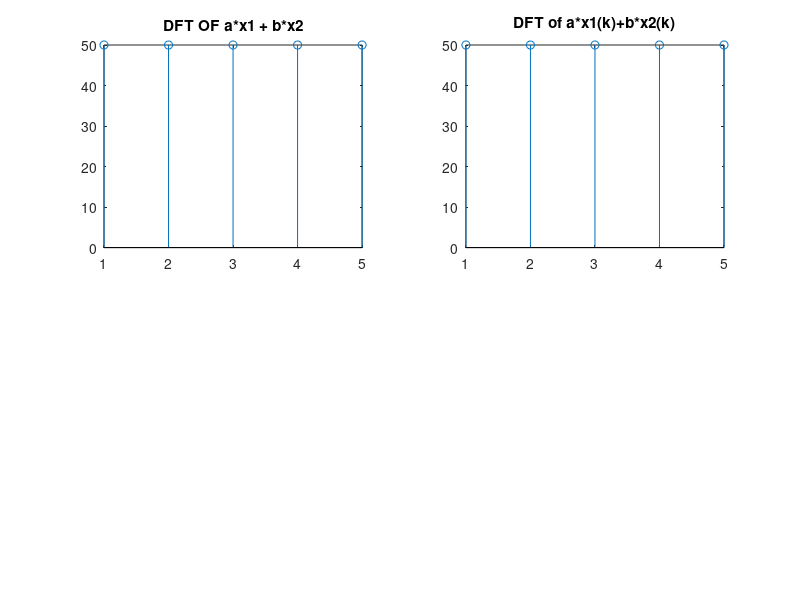

This chart was generated by the following MATLAB code:
%Linearity Property of DFT:
clc;
clear;
close all;
N = input('How many point DFT you want?');
x1 = input('Enter the first sequence=');
x2 = input('Enter the second sequence=');
a = input('Enter the first constant=');
b = input('Enter the second constant=');
n1 = length(x1);
n2 = length(x2);
c = zeros(N);
x1 = [x1 zeros(1,N-n1)];  % makes both x1 and x2 of same
x2 = [x2 zeros(1,N-n2)];
disp(x1)
disp(x2)% dimension
x3 = a*x1;
x4 = b*x2;
x5 = x3+x4  % a*x1 + b*x2
for k = 1:N
   for n = 1:N
       w = exp((-i*2*pi*(k-1)*(n-1))/N);% W-matrix
       x(n) = w;
   end
   c(k,:) = x; % Every row of w-matrix is inserted and
         % c becomes the w matrix for n-point DFT
end
r1 = c*x1';
r2 = c*x2';
R3 = a*r1 + b*r2;
R4 = c*x5';
disp(R3);
disp(R4);
subplot(2,2,1);
stem(abs(R4));
title('DFT OF {a*x1 + b*x2}');
subplot(2,2,2);
stem(abs(R3));
title('DFT of {a*x1(k)+b*x2(k)}');


